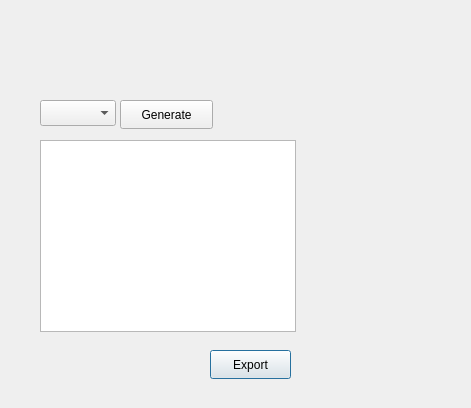
<?xml version="1.0" encoding="UTF-8"?>
<ui version="4.0">
 <class>GenerateReportsWindow</class>
 <widget class="QDialog" name="GenerateReportsWindow">
  <property name="geometry">
   <rect>
    <x>0</x>
    <y>0</y>
    <width>471</width>
    <height>408</height>
   </rect>
  </property>
  <property name="windowTitle">
   <string>Dialog</string>
  </property>
  <widget class="QPushButton" name="exportButton">
   <property name="geometry">
    <rect>
     <x>210</x>
     <y>350</y>
     <width>81</width>
     <height>29</height>
    </rect>
   </property>
   <property name="text">
    <string>Export</string>
   </property>
  </widget>
  <widget class="QTableWidget" name="reportTable">
   <property name="geometry">
    <rect>
     <x>40</x>
     <y>140</y>
     <width>256</width>
     <height>192</height>
    </rect>
   </property>
  </widget>
  <widget class="QComboBox" name="comboBox">
   <property name="geometry">
    <rect>
     <x>40</x>
     <y>100</y>
     <width>76</width>
     <height>26</height>
    </rect>
   </property>
  </widget>
  <widget class="QPushButton" name="pushButton">
   <property name="geometry">
    <rect>
     <x>120</x>
     <y>100</y>
     <width>93</width>
     <height>29</height>
    </rect>
   </property>
   <property name="text">
    <string>Generate</string>
   </property>
  </widget>
 </widget>
 <resources/>
 <connections/>
</ui>
